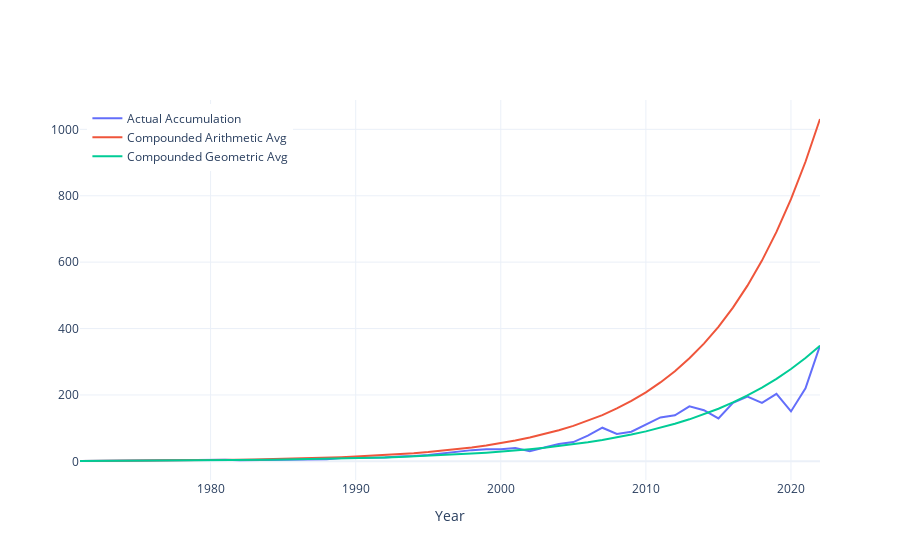

The code cell stored with this chart in its notebook:
### Markdown cell above
# FIGURE 2

### Code cell
mean = data.mean()
T = len(data)
geomean = (1+data).prod()**(1/T) - 1

trace1 = go.Scatter(
    x=data.index.to_list(),
    y=(1+data).cumprod(),
    mode="lines",
    name="Actual Accumulation",
    hovertemplate="%{y:.2f}"
)
trace2 = go.Scatter(
    x=data.index.to_list(),
    y=(1+mean)**np.arange(1, T+1),
    mode="lines",
    name="Compounded Arithmetic Avg",
    hovertemplate="%{y:.2f}"
)
trace3 = go.Scatter(
    x=data.index.to_list(),
    y=(1+geomean)**np.arange(1, T+1),
    mode="lines",
    name="Compounded Geometric Avg",
    hovertemplate="%{y:.2f}"
)

fig = go.Figure()
for trace in (trace1, trace2, trace3):
    fig.add_trace(trace)
fig.update_layout(
    xaxis_title="Year",
    hovermode="x unified",
    legend=dict(
        yanchor="top",
        y=0.99,
        xanchor="left",
        x=0.01,
    ),
    template="plotly_white"
)
fig.show()
